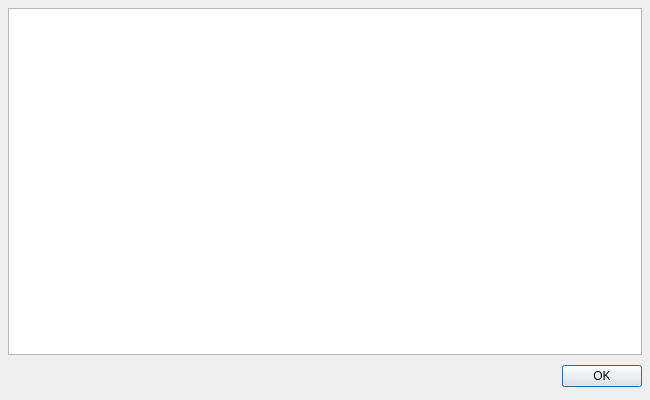
<ui version="4.0" >
 <author></author>
 <comment></comment>
 <exportmacro></exportmacro>
 <class>pqPythonDialog</class>
 <widget class="QDialog" name="pqPythonDialog" >
  <property name="geometry" >
   <rect>
    <x>0</x>
    <y>0</y>
    <width>650</width>
    <height>400</height>
   </rect>
  </property>
  <property name="sizePolicy" >
   <sizepolicy>
    <hsizetype>1</hsizetype>
    <vsizetype>1</vsizetype>
    <horstretch>0</horstretch>
    <verstretch>0</verstretch>
   </sizepolicy>
  </property>
  <property name="windowTitle" >
   <string>Dialog</string>
  </property>
  <property name="modal" >
   <bool>false</bool>
  </property>
  <layout class="QGridLayout" >
   <property name="margin" >
    <number>8</number>
   </property>
   <property name="spacing" >
    <number>6</number>
   </property>
   <item row="1" column="0" >
    <layout class="QHBoxLayout" >
     <property name="margin" >
      <number>0</number>
     </property>
     <property name="spacing" >
      <number>6</number>
     </property>
     <item>
      <spacer>
       <property name="orientation" >
        <enum>Qt::Horizontal</enum>
       </property>
       <property name="sizeHint" >
        <size>
         <width>131</width>
         <height>31</height>
        </size>
       </property>
      </spacer>
     </item>
     <item>
      <widget class="QPushButton" name="closeButton" >
       <property name="text" >
        <string>OK</string>
       </property>
      </widget>
     </item>
    </layout>
   </item>
   <item row="0" column="0" >
    <widget class="pqPythonShell" name="shellWidget" />
   </item>
  </layout>
 </widget>
 <pixmapfunction></pixmapfunction>
 <customwidgets>
  <customwidget>
   <class>pqPythonShell</class>
   <extends>QTextEdit</extends>
   <header>pqPythonShell.h</header>
   <container>0</container>
   <pixmap></pixmap>
  </customwidget>
 </customwidgets>
 <resources>
  <include location="pqClient.qrc" />
 </resources>
 <connections>
  <connection>
   <sender>closeButton</sender>
   <signal>clicked()</signal>
   <receiver>pqPythonDialog</receiver>
   <slot>accept()</slot>
   <hints>
    <hint type="sourcelabel" >
     <x>316</x>
     <y>198</y>
    </hint>
    <hint type="destinationlabel" >
     <x>139</x>
     <y>199</y>
    </hint>
   </hints>
  </connection>
 </connections>
</ui>
